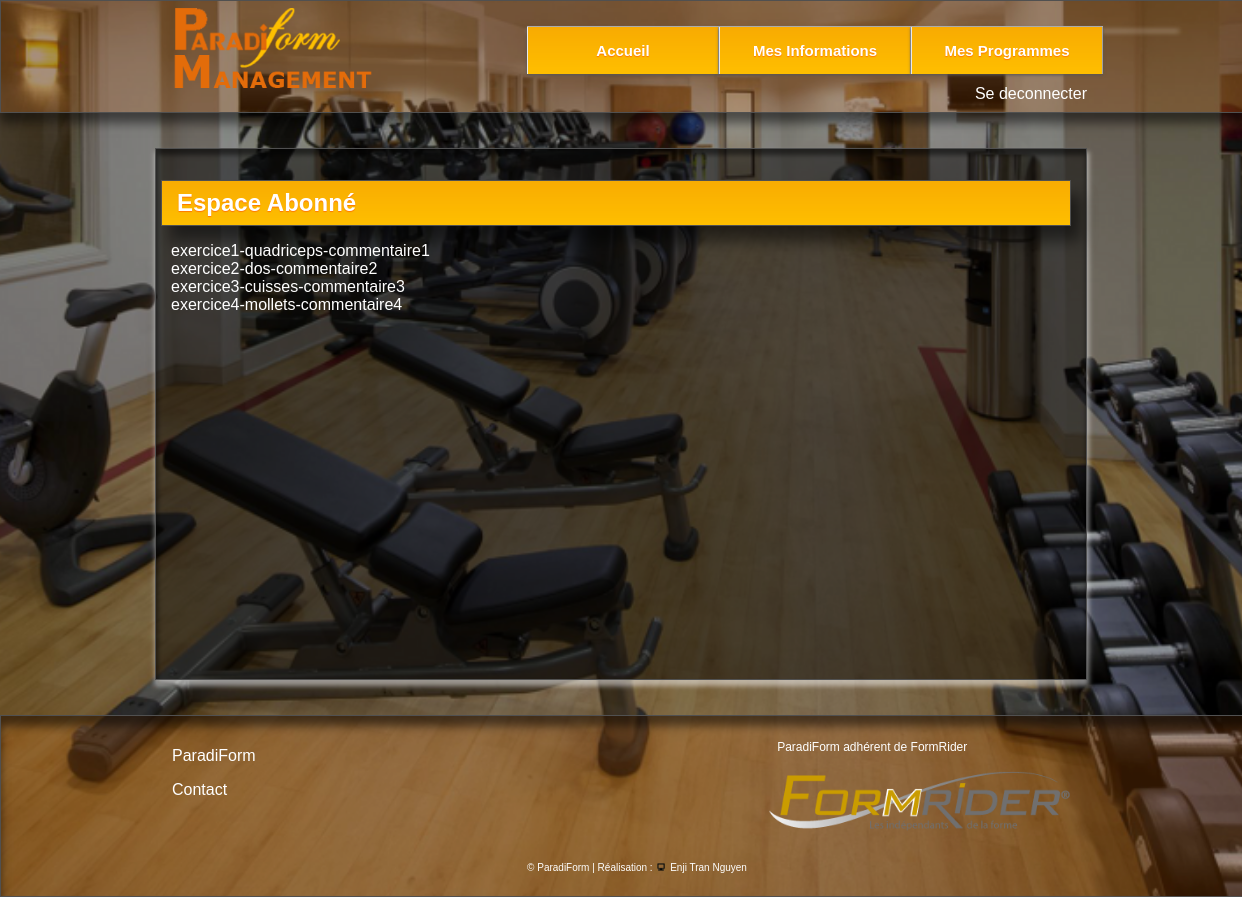
Screenshot of /espace/voir_exercice.php (signed in) with the database file from the repository.
### tables this page shows
create table exercice(id_exercice int(5) auto_increment not NULL,
nom varchar(50),
commentaire varchar(100),
biceps varchar(25),
quadriceps varchar(25),
pectoraux varchar(25),
cuisses varchar(25),
mollets varchar(25),
dos varchar(25),
abdominaux varchar(25),
triceps varchar(25),
epaules varchar(25),
primary key(id_exercice)
);

### espace/voir_exercice.php (the view, shortened to what this page needs)
<!DOCTYPE html>
<?php
if($_SESSION['type']=='abonne')
{?>
<html>
<head>
<link href="styles/styles.css" media="all" rel="stylesheet" type="text/css">
<link href="styles/menu.css" media="all" rel="stylesheet" type="text/css">
</head>
<body>
<div class="header">
	<?php include "header/header.php"; ?></div>
<div class="content">
	<h1>Espace Abonné</h1>
<?php
        try
	{
		$bdd = new PDO('mysql:host=localhost;dbname=salle_musculation', 'root', '');
	}
	catch (Exception $e)
	{
			die('Erreur : ' . $e->getMessage());
	}
        $reponse = $bdd->query('SELECT * FROM exercice');
        while ($donnees = $reponse->fetch())
  {
    echo $donnees['nom']."-".$donnees['biceps'].$donnees['mollets'].$donnees['dos'].$donnees['triceps'].$donnees['pectoraux'].$donnees['epaules'].$donnees['cuisses'].$donnees['abdominaux'].$donnees['quadriceps']."-". $donnees['commentaire']."<br>";
  }
?>
</div>
<div class="footer">
	<?php
}else{
	header('location:connexion.php');
}
	include "footer/footer.php"; ?></div>
</body>
</html>

### espace/header/header.php
<div class="contentHeader">
	<div class="headerLeft">
		<div class="logo">
			<a href="espace.php">
			<img alt="Logo" src="pictures/logoManagement.png" style="margin-top:-18px; width:250px;"></a>
		</div>
	</div>
	<div class="navigation">
		<ul id="menu" class="menu">
		<li><span class="home"></span><a href="espace.php">Accueil</a></li>
			<li><span class="home"></span><a href="informations.php">Mes Informations</a></li>
			<li><span class="about"></span><a href="programmes.php">Mes Programmes</a></li>
		</ul>
	</div>
	<div class="headerRight">
	<p><a href="deconnexion.php" class="linkRealisation">Se deconnecter</a></p>
	</div>
</div>

### espace/footer/footer.php
<div class="contentFooter">
	<div class="footerRight">
		<p><a href="http://www.formrider.com/" style="font-size:12px;color:#FFFFFF;">ParadiForm adhérent de FormRider</a></p>
		<p><a href="http://www.formrider.com/"><img src="pictures/formrider.png" alt="Logo FormRider" height="60px" style="margin-bottom:-2px;margin-left:-40px;"></a></p>
	</div>
	<div class="footerLeft">
		<p><a href="../index.php" class="lienFooter">ParadiForm</a></p>
		<p><a href="../contact.php" class="lienFooter">Contact</a></p>
	</div>
</div>
<div class="footerCentre">
	<p class="copyright">© ParadiForm | Réalisation : <a href="http://www.achoke.com" class="linkRealisation"><img src="pictures/achoke.ico" alt="ico Enji" height="12px" style="margin-bottom:-2px;"> Enji Tran Nguyen</a></p>
</div>

### espace/styles/styles.css (style rules this page uses)
.contentHeader { width:930px; height:111px; margin:auto; }
.headerLeft { width: 250px; float:left; margin-left:10px; }
.headerRight { float:right; margin-top:-5px; }
h1 { background: url("../pictures/gradient-bg.png") repeat-x bottom; padding:8px; padding-left:15px; font-size:24px; margin-left:-10px; box-shadow: 10px 15px 15px rgba(0, 0, 0, 0.5); border: 1px #505050 solid; text-shadow: 0 1px 1px #ff7800; }
a:link { text-decoration:none }
html, body { font-family: "Verdana",sans-serif; background: url('../pictures/bg.png') center center fixed; color:#FFFFFF; background-repeat: repeat-x; -webkit-background-size: cover; -moz-background-size: cover; -o-background-size: cover; background-size: cover; margin:0; padding:0 }
body { background-image: url('../pictures/background.png'); margin: 0; padding: 0; border: 0; }
.content { margin: auto; margin-top: 35px; margin-bottom: 35px; width: 900px; min-width: 600px; min-height: 500px; border: 1px #505050 solid; background-image:url("../pictures/bgContent.png"); box-shadow: 1px 5px 5px 1px rgba(0, 0, 0, 0.5) inset, 1px 5px 5px 1px rgba(255, 255, 255, 0.5); padding: 15px; }
.footer { width: 100%; height:150px; margin-top: 20px; border: 1px #505050 solid; padding: 15px; background-image:url("../pictures/bg.png"); box-shadow: 0px 10px 10px rgba(0, 0, 0, 0.5) inset; }
.contentFooter { width:930px; height:150px; margin:auto; }
.footerLeft { width: 300px; min-width: 150px; float:left; }
.footerCentre { width: 930px; margin:auto; margin-top:-150px; }
.copyright { text-align:center; font-size:10px; margin-top:130px; color:#FFFFFF; }
.footerRight { float:right; margin-top:-10px; }
.lienFooter { text-decoration:none; color:#FFFFFF; }
.linkRealisation { color:#FFFFFF; }

### espace/styles/menu.css (style rules this page uses)
ul.menu { list-style: none; font-family: "Verdana",sans-serif; border-top: 1px solid #bebebe; margin: 0px; padding: 0px; float: left; }
ul.menu li { float: left; }
ul.menu li a { text-decoration: none; background: url("../pictures/gradient-bg.png") repeat-x bottom; padding: 15px 0px; width: 190px; color: #FFFFFF; float: left; text-align: center; border-right: 1px solid #a1a1a1; border-left: 1px solid #e8e8e8; font-weight: bold ; font-size: 15px; -moz-box-shadow: 0 1px 3px #555; -webkit-box-shadow: 0 1px 3px #555; text-shadow: 0 1px 1px #ff7800; }
ul.menu li span { width: 64px; height: 64px; background-repeat: no-repeat; background-color: transparent; position: absolute; z-index: -1; top: 80px; cursor: pointer; }
ul.menu li span.home { left: 33px; }
ul.menu li span.about { left: 163px; }

### rows the page displays
exercice: nom "exercice1", quadriceps "quadriceps", commentaire "commentaire1"
exercice: nom "exercice2", dos "dos", commentaire "commentaire2"
exercice: nom "exercice3", cuisses "cuisses", commentaire "commentaire3"
exercice: nom "exercice4", mollets "mollets", commentaire "commentaire4"
